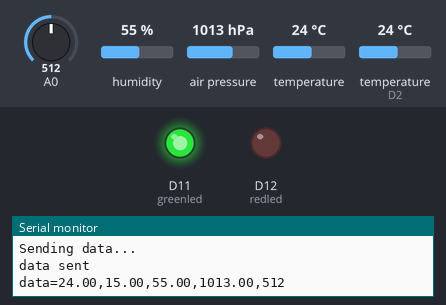
Recording of a sketch running on a simulated Arduino MKR. Parts: output pins drawn as LEDs (lit = HIGH), the last lines printed to the serial monitor. Inputs (shaded band) come from the test bench; at power-on: A0 = 512, humidity 55 %, air pressure 1013 hPa, temperature 24 °C, temperature (sensor on D2) 24 °C. WiFi joins after 1.5 s; servers stay silent unless stated; uploads are accepted with an empty reply.

Above: at 12.7 s.
At 18.8 s:
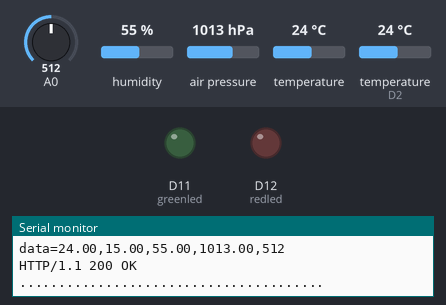
Timing chart, 0 to 25.6 s (numbered marks = the images above):
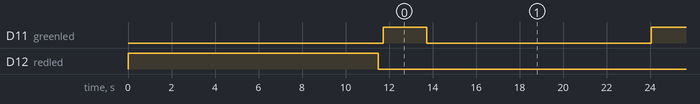

Measured:
- by itself, D11 (greenled): alternates HIGH for 2.0 s and LOW for 10.3 s

The sketch:

weatherstation.ino
```cpp
/*
  Arduino weather station
  by Ville Ilkka
*/

#include <SPI.h>
#include <WiFiNINA.h>
#include <Adafruit_Sensor.h>
#include <DHT.h>
#include <DHT_U.h>
#include <SFE_BMP180.h>
#include <Ethernet.h>

// define DHT related stuff
#define DHTPIN 2          // PIN data of DHT22
#define DHTTYPE DHT22     // DHT 22  (AM230
#define ALTITUDE 30.0     // altitude

WiFiClient client;
DHT dht(DHTPIN, DHTTYPE);
SFE_BMP180 pressure;

#include "secrets.h"
#include "networkfunctions.h"
#include "pressure.h"

byte server[] = { 194,32,77,146 };

// initialize data parameters and data output string
float t = 0;
float dew = 0;
float rh = 0;
float P = 0;
String data = "";

// leds
int greenled = 11;
int redled = 12;

int photocellPin = 0;
int photocell;

char ssid[] = SECRET_SSID;
char pass[] = SECRET_PASS;
int status = WL_IDLE_STATUS;


void setup() {

  pinMode(redled, OUTPUT);
  pinMode(greenled, OUTPUT);

  Serial.begin(9600);
  while (!Serial) {
    ; // wait for serial port to connect.
  }

  // check for the WiFi module:
  if (WiFi.status() == WL_NO_MODULE) {
    Serial.println("Communication with WiFi module failed!");
    // don't continue
    while (true);
  }

  // attempt to connect to Wifi network:
  while (status != WL_CONNECTED) {
    digitalWrite(redled, HIGH);
    Serial.print("Attempting to connect to WPA SSID: ");
    Serial.println(ssid);
    status = WiFi.begin(ssid, pass);
    Serial.print("Connection status: ");
    Serial.println(status);
    delay(10000);
  }

  Serial.print("");
  Serial.print("You're connected to the network");
  digitalWrite(redled, LOW);
  printCurrentNet();
  printWifiData();

  // initialize DHT22 sensor
  dht.begin();

  // Initialize the bmp180 pressure sensor.
  Serial.println("");
  Serial.println("Initializing BMP180 sensor... ");
  if (pressure.begin()) {
    Serial.println("completed");
  } else {
    Serial.println("failed");
    Serial.println("BMP180 initialization failed");
    while(1); // Pause forever.
  }
}


void loop() {

  Serial.println("");
  Serial.println("New measurements");

  rh  = dht.readHumidity();
  t   = dht.readTemperature();
  dew = t - (100-rh)/5;
  float P = getPressure();
  photocell = analogRead(photocellPin);

  data = "data=" + String(t)+ "," + String(dew) + "," + String(rh) + "," + String(P) + "," + String(photocell);

  Serial.println(data);
  Serial.println("");

  Serial.println("Connecting HTTP client...");
  if (client.connect(server,80)) {
    Serial.println("Connected");
    digitalWrite(greenled, HIGH);
    Serial.println("Sending data... ");

    client.println("POST /arduino-weatherstation/router.php HTTP/1.1");
    client.println("Host: smartmet.dy.fi");
    client.println("Content-Type: application/x-www-form-urlencoded");
    client.print("Content-Length: ");
    client.println(data.length());
    client.println("");
    client.println(data);
    Serial.println("data sent");
    Serial.println(data);
    Serial.println("");
    delay(2000);
    digitalWrite(greenled, LOW);

  } else {
    digitalWrite(redled, HIGH);
    Serial.println("Connection failed, disconnecting.");
    Serial.print("Error code: ");
    Serial.println(client.connect(server,80));
    Serial.println();
    client.stop();
    delay(2000);
    digitalWrite(redled, LOW);
  }

  if (client.available()) {
    char c = client.read();
    Serial.print(c);
    String line = client.readStringUntil('\r');
    Serial.println(line);
  }

  Serial.println(".......................................");
  delay(1000*10);

}
```

networkfunctions.h
```cpp
void printMacAddress(byte mac[]) {
  for (int i = 5; i >= 0; i--) {
    if (mac[i] < 16) {
      Serial.print("0");
    }
    Serial.print(mac[i], HEX);
    if (i > 0) {
      Serial.print(":");
    }
  }
  Serial.println();
}

void printWifiData() {
  // print your board's IP address:
  IPAddress ip = WiFi.localIP();
  Serial.print("IP Address: ");
  Serial.println(ip);

  // print your MAC address:
  byte mac[6];
  WiFi.macAddress(mac);
  Serial.print("MAC address: ");
  printMacAddress(mac);
}

void printCurrentNet() {
  // print the SSID of the network you're attached to:
  Serial.print("SSID: ");
  Serial.println(WiFi.SSID());

  // print the MAC address of the router you're attached to:
  byte bssid[6];
  WiFi.BSSID(bssid);
  Serial.print("BSSID: ");
  printMacAddress(bssid);

  // print the received signal strength:
  long rssi = WiFi.RSSI();
  Serial.print("signal strength (RSSI):");
  Serial.println(rssi);

  // print the encryption type:
  byte encryption = WiFi.encryptionType();
  Serial.print("Encryption Type:");
  Serial.println(encryption, HEX);
  Serial.println();
}
```

pressure.h
```cpp
float getPressure(){
  char status;
  double T,P,p0,a;
  status = pressure.startTemperature();

  if (status != 0)
  {
    // Wait for the measurement to complete:
    delay(status);

    // Retrieve the completed temperature measurement:
    // Note that the measurement is stored in the variable T.
    // Function returns 1 if successful, 0 if failure.

    status = pressure.getTemperature(T);
    if (status != 0)
    {
      // Start a pressure measurement:
      // The parameter is the oversampling setting, from 0 to 3 (highest res, longest wait).
      // If request is successful, the number of ms to wait is returned.
      // If request is unsuccessful, 0 is returned.
      Serial.print("Start pressure measurement...");
      status = pressure.startPressure(3);
      if (status != 0)
      {
        // Wait for the measurement to complete:
        delay(status);

        // Retrieve the completed pressure measurement:
        // Note that the measurement is stored in the variable P.
        // Note also that the function requires the previous temperature measurement (T).
        // (If temperature is stable, you can do one temperature measurement for a number of pressure measurements.)
        // Function returns 1 if successful, 0 if failure.

        status = pressure.getPressure(P,T);
        Serial.println("completed");
        return P;

     }

    }
  }
}
```

secrets.h
```cpp
#define SECRET_SSID "guest"
#define SECRET_PASS "wlanvisitor"
```
